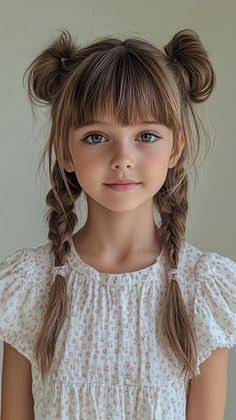
#> input picture AI-Robotics/Task-2-FaceRecognition/images/images (3).jpg, 236 x 420 px, found by its file name
$ python AiTask.py
#> lines starting #> are read from the running program, lines starting #| are printed output that depends on the picture; after the words box and inside, x2 and y2 are one past the last pixel; in counts of white or black regions, pixels touching at a corner belong together
import cv2

img = cv2.imread("images (3).jpg")
#> img is the input picture: shape (420, 236, 3); mean B, G, R 117.2, 126.6, 137.1

gr_img = cv2.cvtColor(img, cv2.COLOR_BGR2GRAY)
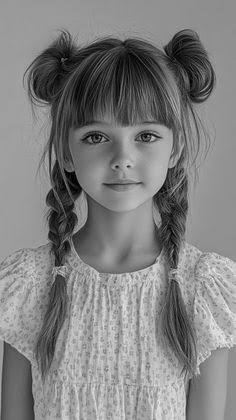
#> gr_img: shape (420, 236); min 0, max 255, mean 128.7

face_cascade = cv2.CascadeClassifier('haarcascade_frontalface_default.xml')
eye_cascade = cv2.CascadeClassifier('haarcascade_eye.xml')
smile_cascade = cv2.CascadeClassifier('haarcascade_smile.xml')

faces = face_cascade.detectMultiScale(gr_img, scaleFactor=1.1, minNeighbors=5)
#> faces = [[65, 95, 120, 120]]

for (x, y, w, h) in faces:
    cv2.rectangle(img, (x, y), (x+w, y+h), (0, 0, 255), 2)
    cv2.putText(img, "Face", (x, y - 10), cv2.FONT_HERSHEY_SIMPLEX, 0.9, (0, 0, 255), 2)

    roi_gray = gr_img[y:y+h, x:x+w]
    roi_color = img[y:y+h, x:x+w]

    eyes = eye_cascade.detectMultiScale(roi_gray, scaleFactor=1.1, minNeighbors=15)
    for (ex, ey, ew, eh) in eyes:
        cv2.rectangle(roi_color, (ex, ey), (ex+ew, ey+eh), (0, 255, 0), 2)

    smiles = smile_cascade.detectMultiScale(roi_gray, scaleFactor=1.5, minNeighbors=10)
    for (sx, sy, sw, sh) in smiles:
        cv2.rectangle(roi_color, (sx, sy), (sx+sw, sy+sh), (255, 0, 0), 2)
#> this loop made 1 pass
#> (x, y, w, h, eyes, smiles) on pass 1: (65, 95, 120, 120, [[13, 27, 32, 32], [65, 27, 32, 32]], [[32, 80, 54, 27]])
#> pass 1, `roi_gray = gr_img[y:y+h, x:x+w]`:
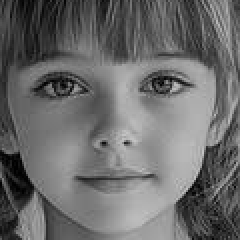
#> roi_gray: shape (120, 120) (shown 2 times larger); min 1, max 196, mean 107
#> pass 1, `roi_color = img[y:y+h, x:x+w]`:
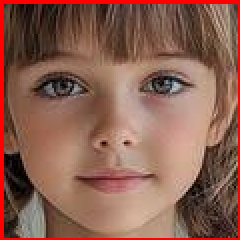
#> roi_color: shape (120, 120, 3) (shown 2 times larger); mean B, G, R 80.9, 95.8, 139.3
#> after the loop:
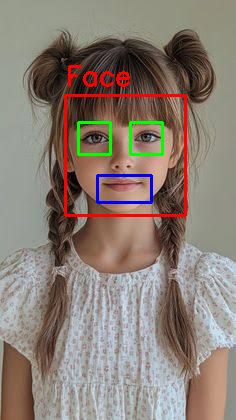
#> img: shape (420, 236, 3); 3.18% of pixels changed, all inside (x1, y1, x2, y2) = (64, 65, 187, 217)
#> after the loop:
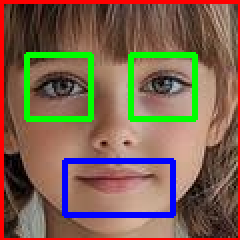
#> roi_color: shape (120, 120, 3) (shown 2 times larger); 8.62% of pixels changed, all inside (x1, y1, x2, y2) = (12, 26, 99, 109)

cv2.namedWindow("My Awesome AI Project", cv2.WINDOW_NORMAL)
cv2.imshow("My Awesome AI Project", img)

cv2.waitKey(0)
cv2.destroyAllWindows()
